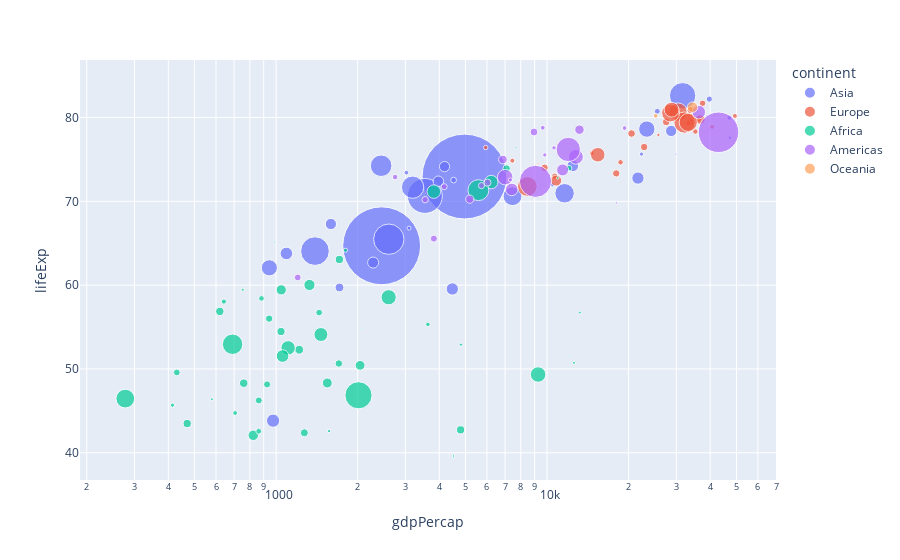

Write notebook code for a chart like this one.
### Markdown cell above
## Bubble chart

### Code cell
import plotly.express as px
df = px.data.gapminder()

fig = px.scatter(df.query("year==2007"), x="gdpPercap", y="lifeExp",
                 size="pop", color="continent",
                 hover_name="country", log_x=True, size_max=60)
fig.show()

### Figure 1 — Plotly figure (JSON) as saved in the notebook; plotly's stock layout.template omitted (floating-point values rounded to 4 significant figures)
{"data": [{"hovertemplate": "<b>%{hovertext}</b><br><br>continent=Asia<br>gdpPercap=%{x}<br>lifeExp=%{y}<br>pop=%{marker.size}<extra></extra>", "hovertext": ["Afghanistan", "Bahrain", "Bangladesh", "Cambodia", "China", "Hong Kong, China", "India", "Indonesia", "Iran", "Iraq", "Israel", "Japan", "Jordan", "Korea, Dem. Rep.", "Korea, Rep.", "Kuwait", "Lebanon", "Malaysia", "Mongolia", "Myanmar", "Nepal", "Oman", "Pakistan", "Philippines", "Saudi Arabia", "Singapore", "Sri Lanka", "Syria", "Taiwan", "Thailand", "Vietnam", "West Bank and Gaza", "Yemen, Rep."], "legendgroup": "Asia", "marker": {"color": "#636efa", "size": [31889923, 708573, 150448339, 14131858, 1318683096, 6980412, 1110396331, 223547000, 69453570, 27499638, 6426679, 127467972, 6053193, 23301725, 49044790, 2505559, 3921278, 24821286, 2874127, 47761980, 28901790, 3204897, 169270617, 91077287, 27601038, 4553009, 20378239, 19314747, 23174294, 65068149, 85262356, 4018332, 22211743], "sizemode": "area", "sizeref": 366300.0, "symbol": "circle"}, "mode": "markers", "name": "Asia", "orientation": "v", "showlegend": true, "type": "scatter", "x": [974.6, 29800.0, 1391.0, 1714.0, 4959.0, 39720.0, 2452.0, 3541.0, 11610.0, 4471.0, 25520.0, 31660.0, 4519.0, 1593.0, 23350.0, 47310.0, 10460.0, 12450.0, 3096.0, 944, 1091.0, 22320.0, 2606.0, 3190.0, 21650.0, 47140.0, 3970.0, 4185.0, 28720.0, 7458.0, 2442.0, 3025.0, 2281.0], "xaxis": "x", "y": [43.83, 75.64, 64.06, 59.72, 72.96, 82.21, 64.7, 70.65, 70.96, 59.55, 80.75, 82.6, 72.53, 67.3, 78.62, 77.59, 71.99, 74.24, 66.8, 62.07, 63.78, 75.64, 65.48, 71.69, 72.78, 79.97, 72.4, 74.14, 78.4, 70.62, 74.25, 73.42, 62.7], "yaxis": "y"}, {"hovertemplate": "<b>%{hovertext}</b><br><br>continent=Europe<br>gdpPercap=%{x}<br>lifeExp=%{y}<br>pop=%{marker.size}<extra></extra>", "hovertext": ["Albania", "Austria", "Belgium", "Bosnia and Herzegovina", "Bulgaria", "Croatia", "Czech Republic", "Denmark", "Finland", "France", "Germany", "Greece", "Hungary", "Iceland", "Ireland", "Italy", "Montenegro", "Netherlands", "Norway", "Poland", "Portugal", "Romania", "Serbia", "Slovak Republic", "Slovenia", "Spain", "Sweden", "Switzerland", "Turkey", "United Kingdom"], "legendgroup": "Europe", "marker": {"color": "#EF553B", "size": [3600523, 8199783, 10392226, 4552198, 7322858, 4493312, 10228744, 5468120, 5238460, 61083916, 82400996, 10706290, 9956108, 301931, 4109086, 58147733, 684736, 16570613, 4627926, 38518241, 10642836, 22276056, 10150265, 5447502, 2009245, 40448191, 9031088, 7554661, 71158647, 60776238], "sizemode": "area", "sizeref": 366300.0, "symbol": "circle"}, "mode": "markers", "name": "Europe", "orientation": "v", "showlegend": true, "type": "scatter", "x": [5937.0, 36130.0, 33690.0, 7446.0, 10680.0, 14620.0, 22830.0, 35280.0, 33210.0, 30470.0, 32170.0, 27540.0, 18010.0, 36180.0, 40680.0, 28570.0, 9254.0, 36800.0, 49360.0, 15390.0, 20510.0, 10810.0, 9787.0, 18680.0, 25770.0, 28820.0, 33860.0, 37510.0, 8458.0, 33200.0], "xaxis": "x", "y": [76.42, 79.83, 79.44, 74.85, 73.0, 75.75, 76.49, 78.33, 79.31, 80.66, 79.41, 79.48, 73.34, 81.76, 78.89, 80.55, 74.54, 79.76, 80.2, 75.56, 78.1, 72.48, 74.0, 74.66, 77.93, 80.94, 80.88, 81.7, 71.78, 79.42], "yaxis": "y"}, {"hovertemplate": "<b>%{hovertext}</b><br><br>continent=Africa<br>gdpPercap=%{x}<br>lifeExp=%{y}<br>pop=%{marker.size}<extra></extra>", "hovertext": ["Algeria", "Angola", "Benin", "Botswana", "Burkina Faso", "Burundi", "Cameroon", "Central African Republic", "Chad", "Comoros", "Congo, Dem. Rep.", "Congo, Rep.", "Cote d'Ivoire", "Djibouti", "Egypt", "Equatorial Guinea", "Eritrea", "Ethiopia", "Gabon", "Gambia", "Ghana", "Guinea", "Guinea-Bissau", "Kenya", "Lesotho", "Liberia", "Libya", "Madagascar", "Malawi", "Mali", "Mauritania", "Mauritius", "Morocco", "Mozambique", "Namibia", "Niger", "Nigeria", "Reunion", "Rwanda", "Sao Tome and Principe", "Senegal", "Sierra Leone", "Somalia", "South Africa", "Sudan", "Swaziland", "Tanzania", "Togo", "Tunisia", "Uganda", "Zambia", "Zimbabwe"], "legendgroup": "Africa", "marker": {"color": "#00cc96", "size": [33333216, 12420476, 8078314, 1639131, 14326203, 8390505, 17696293, 4369038, 10238807, 710960, 64606759, 3800610, 18013409, 496374, 80264543, 551201, 4906585, 76511887, 1454867, 1688359, 22873338, 9947814, 1472041, 35610177, 2012649, 3193942, 6036914, 19167654, 13327079, 12031795, 3270065, 1250882, 33757175, 19951656, 2055080, 12894865, 135031164, 798094, 8860588, 199579, 12267493, 6144562, 9118773, 43997828, 42292929, 1133066, 38139640, 5701579, 10276158, 29170398, 11746035, 12311143], "sizemode": "area", "sizeref": 366300.0, "symbol": "circle"}, "mode": "markers", "name": "Africa", "orientation": "v", "showlegend": true, "type": "scatter", "x": [6223.0, 4797.0, 1441.0, 12570.0, 1217.0, 430.1, 2042.0, 706.0, 1704.0, 986.1, 277.6, 3633.0, 1545.0, 2082.0, 5581.0, 12150.0, 641.4, 690.8, 13210.0, 752.7, 1328.0, 942.7, 579.2, 1463.0, 1569.0, 414.5, 12060.0, 1045.0, 759.3, 1043.0, 1803.0, 10960.0, 3820.0, 823.7, 4811.0, 619.7, 2014.0, 7670.0, 863.1, 1598.0, 1712.0, 862.5, 926.1, 9270.0, 2602.0, 4513.0, 1107.0, 883.0, 7093.0, 1056.0, 1271.0, 469.7], "xaxis": "x", "y": [72.3, 42.73, 56.73, 50.73, 52.3, 49.58, 50.43, 44.74, 50.65, 65.15, 46.46, 55.32, 48.33, 54.79, 71.34, 51.58, 58.04, 52.95, 56.73, 59.45, 60.02, 56.01, 46.39, 54.11, 42.59, 45.68, 73.95, 59.44, 48.3, 54.47, 64.16, 72.8, 71.16, 42.08, 52.91, 56.87, 46.86, 76.44, 46.24, 65.53, 63.06, 42.57, 48.16, 49.34, 58.56, 39.61, 52.52, 58.42, 73.92, 51.54, 42.38, 43.49], "yaxis": "y"}, {"hovertemplate": "<b>%{hovertext}</b><br><br>continent=Americas<br>gdpPercap=%{x}<br>lifeExp=%{y}<br>pop=%{marker.size}<extra></extra>", "hovertext": ["Argentina", "Bolivia", "Brazil", "Canada", "Chile", "Colombia", "Costa Rica", "Cuba", "Dominican Republic", "Ecuador", "El Salvador", "Guatemala", "Haiti", "Honduras", "Jamaica", "Mexico", "Nicaragua", "Panama", "Paraguay", "Peru", "Puerto Rico", "Trinidad and Tobago", "United States", "Uruguay", "Venezuela"], "legendgroup": "Americas", "marker": {"color": "#ab63fa", "size": [40301927, 9119152, 190010647, 33390141, 16284741, 44227550, 4133884, 11416987, 9319622, 13755680, 6939688, 12572928, 8502814, 7483763, 2780132, 108700891, 5675356, 3242173, 6667147, 28674757, 3942491, 1056608, 301139947, 3447496, 26084662], "sizemode": "area", "sizeref": 366300.0, "symbol": "circle"}, "mode": "markers", "name": "Americas", "orientation": "v", "showlegend": true, "type": "scatter", "x": [12780.0, 3822.0, 9066.0, 36320.0, 13170.0, 7007.0, 9645.0, 8948.0, 6025.0, 6873.0, 5728.0, 5186.0, 1202.0, 3548.0, 7321.0, 11980.0, 2749.0, 9809.0, 4173.0, 7409.0, 19330.0, 18010.0, 42950.0, 10610.0, 11420.0], "xaxis": "x", "y": [75.32, 65.55, 72.39, 80.65, 78.55, 72.89, 78.78, 78.27, 72.23, 74.99, 71.88, 70.26, 60.92, 70.2, 72.57, 76.19, 72.9, 75.54, 71.75, 71.42, 78.75, 69.82, 78.24, 76.38, 73.75], "yaxis": "y"}, {"hovertemplate": "<b>%{hovertext}</b><br><br>continent=Oceania<br>gdpPercap=%{x}<br>lifeExp=%{y}<br>pop=%{marker.size}<extra></extra>", "hovertext": ["Australia", "New Zealand"], "legendgroup": "Oceania", "marker": {"color": "#FFA15A", "size": [20434176, 4115771], "sizemode": "area", "sizeref": 366300.0, "symbol": "circle"}, "mode": "markers", "name": "Oceania", "orientation": "v", "showlegend": true, "type": "scatter", "x": [34440.0, 25190.0], "xaxis": "x", "y": [81.23, 80.2], "yaxis": "y"}], "layout": {"legend": {"itemsizing": "constant", "title": {"text": "continent"}, "tracegroupgap": 0}, "margin": {"t": 60}, "xaxis": {"anchor": "y", "domain": [0, 1], "title": {"text": "gdpPercap"}, "type": "log"}, "yaxis": {"anchor": "x", "domain": [0, 1], "title": {"text": "lifeExp"}}}}
